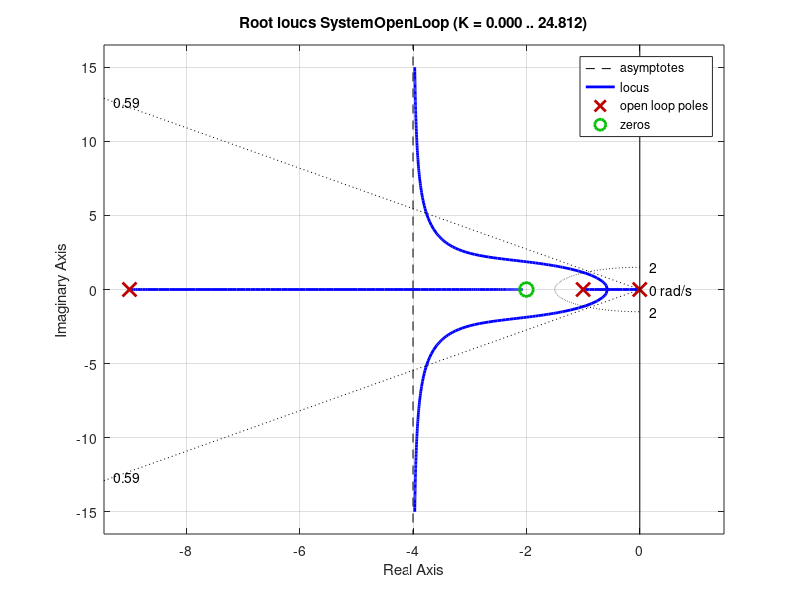

The MATLAB script that drew this image: (Note: this script raises an error after producing the figure.)
clear; 
close all; 
clc;

% Gc(s) = (s+c)/s 
c = 2;
number_c = [1 c];
c_den = [1 0];
Gc = tf(number_c, c_den);

% Gp(s) = 10/((s+1)*(s+9)) = 10/(s^2+10*s+9)
number_p = [10];
p_den = [1 10 9];
Gp = tf(number_p, p_den);

SystemOpenLoop = series(Gc, Gp);

% Root locus plot
figure;
rlocus(SystemOpenLoop)
Z = 0.5911;
wn = 1.8/1.2;
sgrid(Z,wn)
[k, poles] = rlocfind(SystemOpenLoop);


Kp = 0.8; % from rlocus
Ki = c * Kp;
SystemOpenLoop = Kp * SystemOpenLoop;
SystemClosedLoop = feedback(SystemOpenLoop, 1, -1);

% Step response
figure;
step(SystemClosedLoop);
Information = stepinfo(SystemClosedLoop);
text(1,0.25,['Rise Time:',num2str(Information.RiseTime)]);
text(1,0.2,['Overshoot: ',num2str(Information.Overshoot)]);
disp(['Rise Time of step response is: ',num2str(Information.RiseTime)]);
disp(['Overshoot of step response is: ',num2str(Information.Overshoot)]);


% Display gains
disp('Integral and proportional gains of the conventional PI controolers are:');
disp(['Kp = ',num2str(Kp)]);
disp(['K_i = ',num2str(Ki)]);